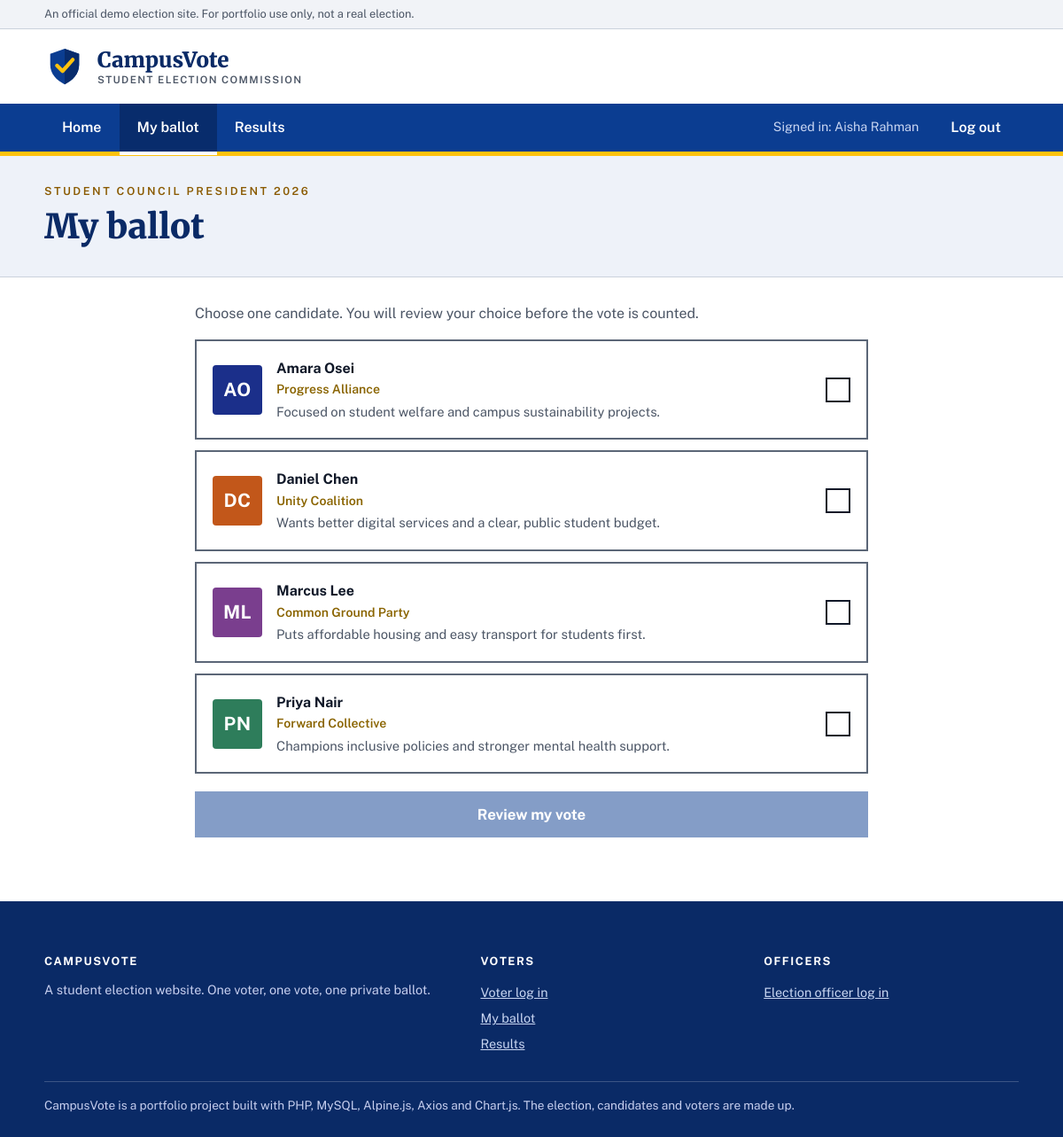
The app's page /vote.php (signed in) with its own data.
### tables this page shows
CREATE TABLE election (
    id INT PRIMARY KEY,
    title VARCHAR(200) NOT NULL,
    subtitle VARCHAR(250) NOT NULL DEFAULT '',
    is_open TINYINT(1) NOT NULL DEFAULT 1
);

CREATE TABLE candidates (
    id INT AUTO_INCREMENT PRIMARY KEY,
    name VARCHAR(150) NOT NULL,
    party VARCHAR(150) NOT NULL,
    bio TEXT,
    color VARCHAR(7) NOT NULL DEFAULT '#1B2F8A'
);

### vote.php (the view, shortened to what this page needs)
<?php
require __DIR__ . '/config.php';
$currentPage = 'vote';
$voter = current_voter();
$el = election($pdo);
$stmt = $pdo->prepare('SELECT has_voted FROM voters WHERE id = ?');
$stmt->execute([$voter['id']]);
$row = $stmt->fetch();
$hasVoted = (bool) $row['has_voted'];
$candidates = $pdo->query('SELECT * FROM candidates ORDER BY name')->fetchAll();
require __DIR__ . '/includes/header.php';
?>
<section class="page-head">
    <div class="wrap">
        <p class="kicker"><?= e($el['title']) ?></p>
        <h1>My ballot</h1>
    </div>
</section>
<div class="wrap narrow" style="padding-top:28px;padding-bottom:72px">
<?php if ($hasVoted): ?>
    <div class="panel center">
        <div class="success-icon"><svg width="34" height="34" viewBox="0 0 24 24" fill="none" stroke="currentColor" stroke-width="2.4" stroke-linecap="round" stroke-linejoin="round"><path d="M5 12.5l4.5 4.5L19 7.5"/></svg></div>
        <h2>Your vote is in</h2>
        <p class="muted">Thank you, <?= e(explode(' ', $voter['name'])[0]) ?>. Your ballot was counted and cannot be changed.</p>
        <a href="results.php" class="btn btn-primary">See live results</a>
    </div>
<?php elseif (!$el['is_open']): ?>
    <div class="panel center"><h2>Voting is closed</h2><p class="muted">The election has ended. You can still see the final results.</p><a href="results.php" class="btn btn-primary">See results</a></div>
<?php else: ?>
    <p class="muted">Choose one candidate. You will review your choice before the vote is counted.</p>
    <div x-data="ballot()" @keydown.escape.window="open = false">
        <form method="post" action="vote.php" class="ballot" id="ballot-form" x-ref="form" @submit.prevent="if (selected) open = true">
            <?php foreach ($candidates as $c): ?>
                <label class="candidate-option" :class="{ selected: selected === '<?= (int) $c['id'] ?>' }">
                    <?= avatar($c['name'], $c['color'], 56) ?>
                    <span class="candidate-details">
                        <strong><?= e($c['name']) ?></strong>
                        <span class="candidate-party"><?= e($c['party']) ?></span>
                        <span class="candidate-bio"><?= e($c['bio']) ?></span>
                    </span>
                    <span class="radio-mark" aria-hidden="true"></span>
                </label>
            <?php endforeach; ?>
            <button type="submit" class="btn btn-primary btn-lg btn-block" id="submit-ballot" :disabled="!selected">Review my vote</button>
        </form>
    </div>
<?php endif; ?>
</div>
<?php require __DIR__ . '/includes/footer.php'; ?>

### includes/header.php (shortened to what this page needs)
<?php
$currentPage = $currentPage ?? '';
$voter = current_voter();
?>
<!DOCTYPE html>
<html lang="en">
<head>
<link rel="stylesheet" href="assets/css/style.css">
</head>
<body>
<div class="gov-strip"><div class="wrap">An official demo election site. For portfolio use only, not a real election.</div></div>
<header class="site-header" x-data="{ open: false }">
    <div class="wrap header-inner">
        <a href="index.php" class="logo" aria-label="CampusVote home">
            <img src="assets/img/mark.svg" width="46" height="46" alt="">
            <span class="logo-words"><strong>CampusVote</strong><small>Student Election Commission</small></span>
        </a>
    </div>
    <nav class="nav-bar" id="site-nav" aria-label="Main" :class="{ 'is-open': open }">
        <div class="wrap nav-bar-inner">
            <a href="index.php" class="<?= $currentPage === 'home' ? 'is-current' : '' ?>">Home</a>
            <?php if ($voter): ?>
                <a href="vote.php" class="<?= $currentPage === 'vote' ? 'is-current' : '' ?>">My ballot</a>
                <a href="results.php" class="<?= $currentPage === 'results' ? 'is-current' : '' ?>">Results</a>
                <span class="nav-spacer"></span>
                <span class="voter-name">Signed in: <?= e($voter['name']) ?></span>
                <a href="logout.php">Log out</a>
            <?php else: ?>
                <a href="login.php" class="<?= $currentPage === 'login' ? 'is-current' : '' ?>">Voter log in</a>
                <span class="nav-spacer"></span>
                <a href="admin/login.php">Election officer</a>
            <?php endif; ?>
        </div>
    </nav>
</header>
<main id="main">

### config.php (shortened to what this page needs)
<?php
function e($value): string {
    return htmlspecialchars((string) $value, ENT_QUOTES, 'UTF-8');
}
function current_voter(): ?array {
    return $_SESSION['voter'] ?? null;
}
function election(PDO $pdo): array {
    return $pdo->query('SELECT * FROM election WHERE id = 1')->fetch() ?: ['title' => 'Election', 'subtitle' => '', 'is_open' => 0];
}
function initials(string $name): string {
    $parts = preg_split('/\s+/', trim($name));
    $first = mb_substr($parts[0] ?? '', 0, 1);
    $last = count($parts) > 1 ? mb_substr(end($parts), 0, 1) : '';
    return mb_strtoupper($first . $last);
}
function avatar(string $name, string $color, int $size = 56): string {
    return '<span class="avatar" style="--c:' . e($color) . ';width:' . $size . 'px;height:' . $size . 'px;font-size:' . round($size * .38) . 'px" aria-hidden="true">' . e(initials($name)) . '</span>';
}

### includes/footer.php (shortened to what this page needs)
</main>
<footer class="site-footer">
    <div class="wrap footer-grid">
        <div><h4>CampusVote</h4><p>A student election website. One voter, one vote, one private ballot.</p></div>
        <div><h4>Voters</h4><ul><li><a href="login.php">Voter log in</a></li><li><a href="vote.php">My ballot</a></li><li><a href="results.php">Results</a></li></ul></div>
        <div><h4>Officers</h4><ul><li><a href="admin/login.php">Election officer log in</a></li></ul></div>
    </div>
    <div class="wrap footer-bottom">CampusVote is a portfolio project built with PHP, MySQL, Alpine.js, Axios and Chart.js. The election, candidates and voters are made up.</div>
</footer>
</body>
</html>

### records on screen
election: title "STUDENT COUNCIL PRESIDENT 2026"
candidates: name "AO", name "Amara Osei", party "Progress Alliance", bio "Focused on student welfare and campus sustainability projects."
candidates: name "DC", name "Daniel Chen", party "Unity Coalition", bio "Wants better digital services and a clear, public student budget."
candidates: name "ML", name "Marcus Lee", party "Common Ground Party", bio "Puts affordable housing and easy transport for students first."
candidates: name "PN", name "Priya Nair", party "Forward Collective", bio "Champions inclusive policies and stronger mental health support."

### other values on screen
$voter['name'] "Aisha Rahman"
